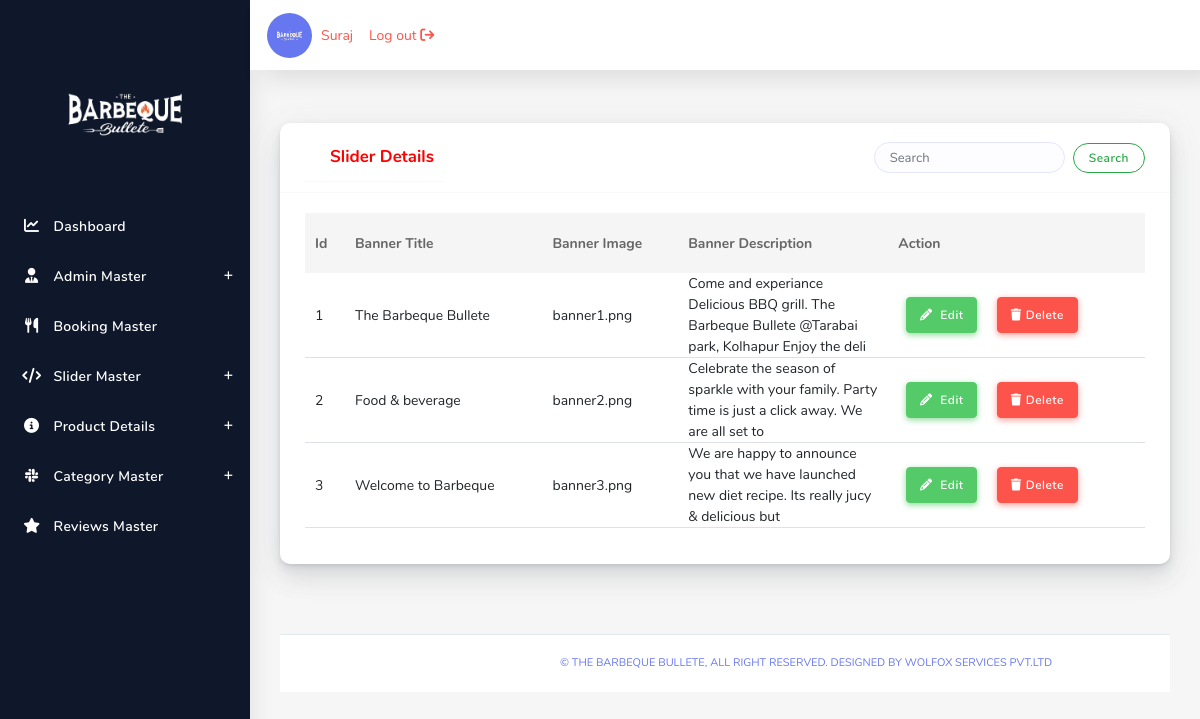
The app's page /Admin/SliderList.php (signed in) with its own data.
### tables this page shows
CREATE TABLE `slider_forms` (
  `id` int(11) NOT NULL,
  `Banner_Title` varchar(20) NOT NULL,
  `Banner_Image` varchar(255) NOT NULL,
  `Banner_Description` varchar(100) NOT NULL
);

### Admin/SliderListBackend.php (called while the page is built)
<?php
include 'connection.php';
$sql ="SELECT * from `slider_forms` ";
$ResultData=mysqli_query($connection,$sql);
?>

### Admin/SliderList.php (the view, shortened to what this page needs)
<?php include 'header.php'; ?>
<div class="main-content">
        <section class="section">
          <div class="section-body">
            <div class="row">
            <div class="col-12 col-md-12 col-lg-12">
                <div class="card">
                <div class="card-header">
                <div class="form-inline mr-auto w-100">
                  <ul class="navbar-nav mr-3">
                    <h4 class="card-header">Slider Details</h4>
                  </ul>
                    <form class="form-inline my-2 my-lg-0 ml-auto">
                      <input class="form-control mr-sm-2" type="search" placeholder="Search" aria-label="Search">
                      <button class="btn btn-outline-success my-2 my-sm-0" type="submit">Search</button>
                    </form>
                </div>
              </div>
                  <div class="card-body" style="overflow-x:auto;">
                    <table class="table table-striped">
                      <thead>
                    <tr>
                      <th scope="col">Id</th>
                      <th scope="col">Banner Title</th>
                      <th scope="col">Banner Image</th>
                      <th scope="col">Banner Description</th>
                      <th scope="col">Action</th>
                    </tr>
                  </thead>
                  <tbody>
                  <?php
                    include 'SliderListBackend.php';
                    while($row=mysqli_fetch_array($ResultData)){
                    echo "<tr style='background-color:white;'>";
                    echo "<td class='border-bottom'>$row[id]</td>";
                    echo "<td class='border-bottom'>$row[Banner_Title]</td>";
                    echo "<td class='border-bottom'>$row[Banner_Image]</td>";
                    echo "<td class='col-3 border-bottom'>$row[Banner_Description]</td>";
                    echo '<td class="border-bottom">
                    <a href="SliderEdit.php?id='.$row['id'].'"><button class="btn btn-success m-2"><i class="fa-solid fa-pencil m-1"></i> Edit</button></a>
                    <a href="SliderDeleteBackEnd.php?id='.$row['id'].'"><button class="btn btn-danger m-2"><i class="fa-solid fa-trash m-1"></i>Delete</button></a>
                     </th>';
                     echo "</tr>";
                  }
                  ?>
                  </tbody>
                </table>
                </div>
            </div>
        </div>
    </div>
</div>
<?php include 'footer.php'; ?>

### Admin/header.php (shortened to what this page needs)
<!DOCTYPE html>
<html lang="en">
<head>
  <link rel="stylesheet" href="assets/css/App.min.css">
  <link rel="stylesheet" href="assets/css/style.css">
  <link rel="stylesheet" href="assets/css/components.css">
  <link rel="stylesheet" href="assets/css/custom.css">
  <link rel="stylesheet" href="https://cdnjs.cloudflare.com/ajax/libs/font-awesome/6.4.2/css/all.min.css" />
</head>
<body>
      <?php
        include 'connection.php';
        $sql="SELECT * FROM `admin`";
        $ResultData=mysqli_query($connection,$sql);
        $row=mysqli_fetch_array($ResultData);
        $id=$row['id'];
        $Admin_Name=$row['Admin_Name'];
        $Admin_Image=$row['Admin_Image'];
      ?>
  <div id="app">
    <div class="main-wrapper main-wrapper-1">
      <div class="navbar-bg"></div>
      <nav class="navbar navbar-expand-lg main-navbar sticky">
        <ul class="nav row">
        <figure class="avatar mr-2"><?php
            echo "<img src='assets/img/admin/$id/$Admin_Image' alt='Admin Image'>";?>
        </figure>
        </ul>
        <a class="text-danger ml-3" href="index.php"><li><?php echo $Admin_Name ?></li></a>
        <a class="text-danger ml-3" href="LogOut.php"><li> Log out  <i class="fa-solid fa-arrow-right-from-bracket"></i></li></a>
      </nav>
      <div class="main-sidebar sidebar-style-2" style="background:#0F172B !important;">
        <aside id="" style="background:#0F172B !important;">
          <div class="sidebar-brand">
            <a href="index.php"><?php echo "<img src='assets/img/admin/$id/$Admin_Image' style='width:90%;' alt='Admin Image'>";?><span></span> </a>
          </div>
          <ul class="sidebar-menu" style="background:#0F172B !important; height:100%">
            <li class="dropdown">
              <a href="index.php" class="nav-link"><i class="fa-solid fa-chart-line"></i><span>Dashboard</span></a>
            </li>
            <li class="dropdown">
              <a href="#" class="menu-toggle nav-link has-dropdown"><i class="fa-solid fa-user-tie"></i><span>Admin Master</span></a>
            </li>
            <li class="dropdown">
              <a href="BookingList.php" class=" nav-link"><i class="fa-solid fa-utensils"></i><span>Booking Master</span></a>
            </li>
            <li class="dropdown">
              <a href="#" class="menu-toggle nav-link has-dropdown"><i class="fa-solid fa-code"></i><span>Slider Master</span></a>
            </li>
            <li class="dropdown">
              <a href="#" class="menu-toggle nav-link has-dropdown"><i class="fa-solid fa-circle-info"></i><span>Product Details</span></a>
            </li>
            <li class="dropdown">
              <a href="#" class="menu-toggle nav-link has-dropdown"><i class="fa-brands fa-slack"></i><span>Category Master</span></a>
            </li>
            <li class="dropdown">
              <a href="ReviewsList.php" class=" nav-link"><i class="fa-solid fa-star"></i><span>Reviews Master</span></a>
            </li>
          </ul>
        </aside>
      </div>

### Admin/header.php (style rules this page uses)
.main-sidebar .sidebar-menu li a span { color:white; }
.main-sidebar .sidebar-menu li a { color:white; }
a img { width: 70%; padding:10px; }
a li { list-style:none; }

### records on screen
slider_forms: id "1", Banner_Title "The Barbeque Bullete", Banner_Image "banner1.png", Banner_Description "Come and experiance Delicious BBQ grill. The Barbeque Bullete @Tarabai park, Kolhapur Enjoy the deli"
slider_forms: id "2", Banner_Title "Food & beverage", Banner_Image "banner2.png", Banner_Description "Celebrate the season of sparkle with your family. Party time is just a click away. We are all set to"
slider_forms: id "3", Banner_Title "Welcome to Barbeque", Banner_Image "banner3.png", Banner_Description "We are happy to announce you that we have launched new diet recipe. Its really jucy & delicious but"

### other values on screen
$Admin_Name "Suraj"
